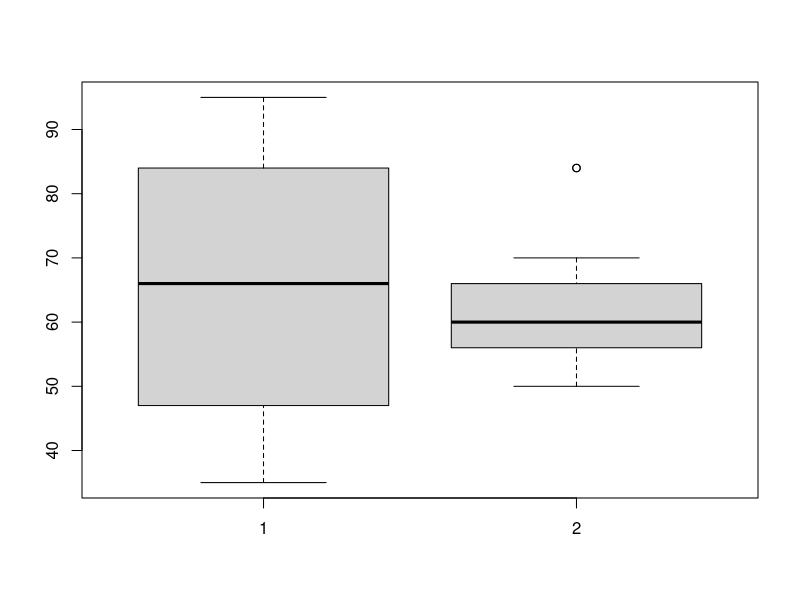
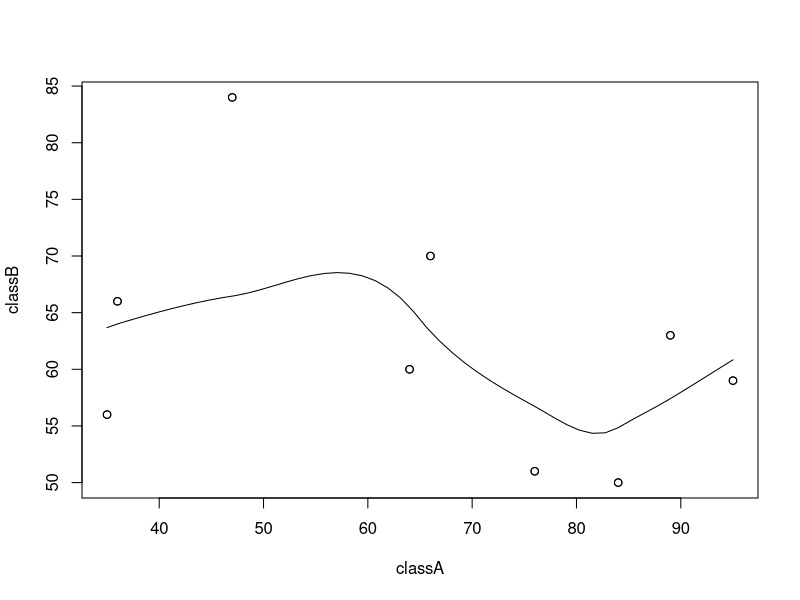
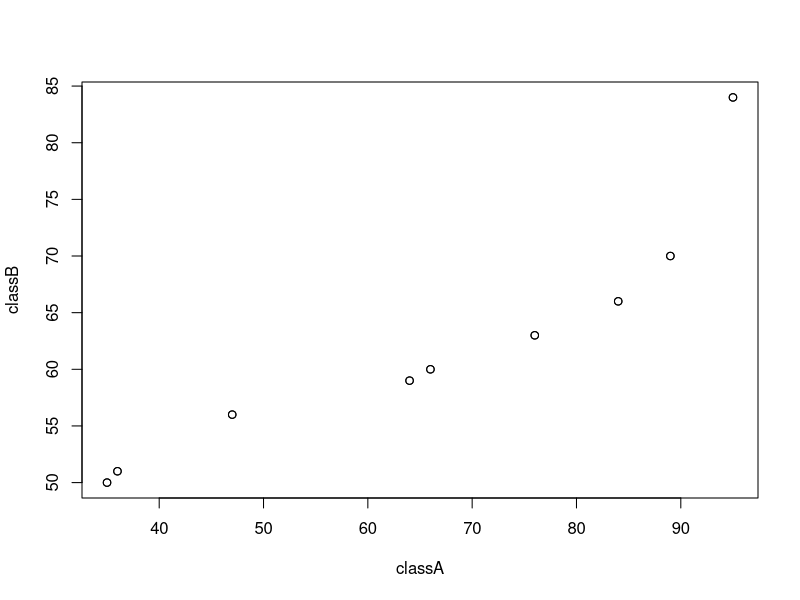

The R source for these figures, in order:
classA=c(76,35,47,64,95,66,89,36,84,76,35,47,64,95,66,89,36,84)
classB=c(51,56,84,60,59,70,63,66,50,51,56,84,60,59,70,63,66,50)
boxplot(classA,classB)
scatter.smooth(classA,classB)
qqplot(classA,classB)
